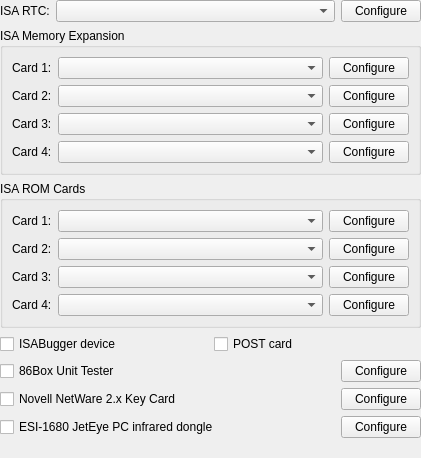
<?xml version="1.0" encoding="UTF-8"?>
<ui version="4.0">
 <class>SettingsOtherPeripherals</class>
 <widget class="QWidget" name="SettingsOtherPeripherals">
  <property name="geometry">
   <rect>
    <x>0</x>
    <y>0</y>
    <width>421</width>
    <height>458</height>
   </rect>
  </property>
  <property name="windowTitle">
   <string>Form</string>
  </property>
  <layout class="QVBoxLayout" name="verticalLayout">
   <property name="leftMargin">
    <number>0</number>
   </property>
   <property name="topMargin">
    <number>0</number>
   </property>
   <property name="rightMargin">
    <number>0</number>
   </property>
   <property name="bottomMargin">
    <number>0</number>
   </property>
   <item>
    <layout class="QHBoxLayout" name="horizontalLayoutRtc">
     <item>
      <widget class="QLabel" name="labelRtc">
       <property name="text">
        <string>ISA RTC:</string>
       </property>
      </widget>
     </item>
     <item>
      <widget class="QComboBox" name="comboBoxRTC">
       <property name="sizePolicy">
        <sizepolicy hsizetype="MinimumExpanding" vsizetype="Fixed">
         <horstretch>0</horstretch>
         <verstretch>0</verstretch>
        </sizepolicy>
       </property>
       <property name="maxVisibleItems">
        <number>30</number>
       </property>
      </widget>
     </item>
     <item>
      <widget class="QPushButton" name="pushButtonConfigureRTC">
       <property name="text">
        <string>Configure</string>
       </property>
      </widget>
     </item>
    </layout>
   </item>
   <item>
    <widget class="QGroupBox" name="groupBoxMem">
     <property name="title">
      <string>ISA Memory Expansion</string>
     </property>
     <layout class="QGridLayout" name="gridLayoutMem">
      <item row="0" column="0">
       <widget class="QLabel" name="labelIsaMemCard1">
        <property name="text">
         <string>Card 1:</string>
        </property>
       </widget>
      </item>
      <item row="0" column="1">
       <widget class="QComboBox" name="comboBoxIsaMemCard1">
        <property name="sizePolicy">
         <sizepolicy hsizetype="MinimumExpanding" vsizetype="Fixed">
          <horstretch>0</horstretch>
          <verstretch>0</verstretch>
         </sizepolicy>
        </property>
        <property name="maxVisibleItems">
         <number>30</number>
        </property>
       </widget>
      </item>
      <item row="0" column="2">
       <widget class="QPushButton" name="pushButtonConfigureIsaMemCard1">
        <property name="text">
         <string>Configure</string>
        </property>
       </widget>
      </item>
      <item row="1" column="0">
       <widget class="QLabel" name="labelIsaMemCard2">
        <property name="text">
         <string>Card 2:</string>
        </property>
       </widget>
      </item>
      <item row="1" column="1">
       <widget class="QComboBox" name="comboBoxIsaMemCard2">
        <property name="sizePolicy">
         <sizepolicy hsizetype="MinimumExpanding" vsizetype="Fixed">
          <horstretch>0</horstretch>
          <verstretch>0</verstretch>
         </sizepolicy>
        </property>
        <property name="maxVisibleItems">
         <number>30</number>
        </property>
       </widget>
      </item>
      <item row="1" column="2">
       <widget class="QPushButton" name="pushButtonConfigureIsaMemCard2">
        <property name="text">
         <string>Configure</string>
        </property>
       </widget>
      </item>
      <item row="2" column="0">
       <widget class="QLabel" name="labelIsaMemCard3">
        <property name="text">
         <string>Card 3:</string>
        </property>
       </widget>
      </item>
      <item row="2" column="1">
       <widget class="QComboBox" name="comboBoxIsaMemCard3">
        <property name="sizePolicy">
         <sizepolicy hsizetype="MinimumExpanding" vsizetype="Fixed">
          <horstretch>0</horstretch>
          <verstretch>0</verstretch>
         </sizepolicy>
        </property>
        <property name="maxVisibleItems">
         <number>30</number>
        </property>
       </widget>
      </item>
      <item row="2" column="2">
       <widget class="QPushButton" name="pushButtonConfigureIsaMemCard3">
        <property name="text">
         <string>Configure</string>
        </property>
       </widget>
      </item>
      <item row="3" column="0">
       <widget class="QLabel" name="labelIsaMemCard4">
        <property name="text">
         <string>Card 4:</string>
        </property>
       </widget>
      </item>
      <item row="3" column="1">
       <widget class="QComboBox" name="comboBoxIsaMemCard4">
        <property name="sizePolicy">
         <sizepolicy hsizetype="MinimumExpanding" vsizetype="Fixed">
          <horstretch>0</horstretch>
          <verstretch>0</verstretch>
         </sizepolicy>
        </property>
        <property name="maxVisibleItems">
         <number>30</number>
        </property>
       </widget>
      </item>
      <item row="3" column="2">
       <widget class="QPushButton" name="pushButtonConfigureIsaMemCard4">
        <property name="text">
         <string>Configure</string>
        </property>
       </widget>
      </item>
     </layout>
    </widget>
   </item>
   <item>
    <widget class="QGroupBox" name="groupBoxRom">
     <property name="title">
      <string>ISA ROM Cards</string>
     </property>
     <layout class="QGridLayout" name="gridLayoutRom">
      <item row="0" column="0">
       <widget class="QLabel" name="labelIsaRomCard1">
        <property name="text">
         <string>Card 1:</string>
        </property>
       </widget>
      </item>
      <item row="0" column="1">
       <widget class="QComboBox" name="comboBoxIsaRomCard1">
        <property name="sizePolicy">
         <sizepolicy hsizetype="MinimumExpanding" vsizetype="Fixed">
          <horstretch>0</horstretch>
          <verstretch>0</verstretch>
         </sizepolicy>
        </property>
        <property name="maxVisibleItems">
         <number>30</number>
        </property>
       </widget>
      </item>
      <item row="0" column="2">
       <widget class="QPushButton" name="pushButtonConfigureIsaRomCard1">
        <property name="text">
         <string>Configure</string>
        </property>
       </widget>
      </item>
      <item row="1" column="0">
       <widget class="QLabel" name="labelIsaRomCard2">
        <property name="text">
         <string>Card 2:</string>
        </property>
       </widget>
      </item>
      <item row="1" column="1">
       <widget class="QComboBox" name="comboBoxIsaRomCard2">
        <property name="sizePolicy">
         <sizepolicy hsizetype="MinimumExpanding" vsizetype="Fixed">
          <horstretch>0</horstretch>
          <verstretch>0</verstretch>
         </sizepolicy>
        </property>
        <property name="maxVisibleItems">
         <number>30</number>
        </property>
       </widget>
      </item>
      <item row="1" column="2">
       <widget class="QPushButton" name="pushButtonConfigureIsaRomCard2">
        <property name="text">
         <string>Configure</string>
        </property>
       </widget>
      </item>
      <item row="2" column="0">
       <widget class="QLabel" name="labelIsaRomCard3">
        <property name="text">
         <string>Card 3:</string>
        </property>
       </widget>
      </item>
      <item row="2" column="1">
       <widget class="QComboBox" name="comboBoxIsaRomCard3">
        <property name="sizePolicy">
         <sizepolicy hsizetype="MinimumExpanding" vsizetype="Fixed">
          <horstretch>0</horstretch>
          <verstretch>0</verstretch>
         </sizepolicy>
        </property>
        <property name="maxVisibleItems">
         <number>30</number>
        </property>
       </widget>
      </item>
      <item row="2" column="2">
       <widget class="QPushButton" name="pushButtonConfigureIsaRomCard3">
        <property name="text">
         <string>Configure</string>
        </property>
       </widget>
      </item>
      <item row="3" column="0">
       <widget class="QLabel" name="labelIsaRomCard4">
        <property name="text">
         <string>Card 4:</string>
        </property>
       </widget>
      </item>
      <item row="3" column="1">
       <widget class="QComboBox" name="comboBoxIsaRomCard4">
        <property name="sizePolicy">
         <sizepolicy hsizetype="MinimumExpanding" vsizetype="Fixed">
          <horstretch>0</horstretch>
          <verstretch>0</verstretch>
         </sizepolicy>
        </property>
        <property name="maxVisibleItems">
         <number>30</number>
        </property>
       </widget>
      </item>
      <item row="3" column="2">
       <widget class="QPushButton" name="pushButtonConfigureIsaRomCard4">
        <property name="text">
         <string>Configure</string>
        </property>
       </widget>
      </item>
     </layout>
    </widget>
   </item>
   <item>
    <layout class="QHBoxLayout" name="horizontalLayoutIBPC">
     <item>
      <widget class="QCheckBox" name="checkBoxISABugger">
       <property name="text">
        <string>ISABugger device</string>
       </property>
      </widget>
     </item>
     <item>
      <widget class="QCheckBox" name="checkBoxPOSTCard">
       <property name="text">
        <string>POST card</string>
       </property>
      </widget>
     </item>
    </layout>
   </item>
   <item>
    <layout class="QHBoxLayout" name="horizontalLayoutUT">
     <item>
      <widget class="QCheckBox" name="checkBoxUnitTester">
       <property name="sizePolicy">
        <sizepolicy hsizetype="MinimumExpanding" vsizetype="Fixed">
         <horstretch>0</horstretch>
         <verstretch>0</verstretch>
        </sizepolicy>
       </property>
       <property name="text">
        <string>86Box Unit Tester</string>
       </property>
      </widget>
     </item>
     <item>
      <widget class="QPushButton" name="pushButtonConfigureUT">
       <property name="text">
        <string>Configure</string>
       </property>
      </widget>
     </item>
    </layout>
   </item>
   <item>
    <layout class="QHBoxLayout" name="horizontalLayoutKeyCard">
     <property name="topMargin">
      <number>0</number>
     </property>
     <item>
      <widget class="QCheckBox" name="checkBoxKeyCard">
       <property name="text">
        <string>Novell NetWare 2.x Key Card</string>
       </property>
      </widget>
     </item>
     <item>
      <spacer name="horizontalSpacer">
       <property name="orientation">
        <enum>Qt::Horizontal</enum>
       </property>
       <property name="sizeHint" stdset="0">
        <size>
         <width>40</width>
         <height>20</height>
        </size>
       </property>
      </spacer>
     </item>
     <item>
      <widget class="QPushButton" name="pushButtonConfigureKeyCard">
       <property name="text">
        <string>Configure</string>
       </property>
      </widget>
     </item>
    </layout>
   </item>
   <item>
    <layout class="QHBoxLayout" name="horizontalLayout_4">
     <property name="bottomMargin">
      <number>0</number>
     </property>
     <item>
      <widget class="QCheckBox" name="checkBoxInfraredDongle">
       <property name="text">
        <string>ESI-1680 JetEye PC infrared dongle</string>
       </property>
      </widget>
     </item>
     <item>
      <spacer name="horizontalSpacer_2">
       <property name="orientation">
        <enum>Qt::Horizontal</enum>
       </property>
       <property name="sizeHint" stdset="0">
        <size>
         <width>40</width>
         <height>20</height>
        </size>
       </property>
      </spacer>
     </item>
     <item>
      <widget class="QPushButton" name="pushButtonConfigureInfraredDongle">
       <property name="text">
        <string>Configure</string>
       </property>
      </widget>
     </item>
    </layout>
   </item>
   <item>
    <spacer name="verticalSpacer">
     <property name="orientation">
      <enum>Qt::Vertical</enum>
     </property>
     <property name="sizeHint" stdset="0">
      <size>
       <width>20</width>
       <height>40</height>
      </size>
     </property>
    </spacer>
   </item>
  </layout>
 </widget>
 <tabstops>
  <tabstop>comboBoxRTC</tabstop>
  <tabstop>pushButtonConfigureRTC</tabstop>
  <tabstop>comboBoxIsaMemCard1</tabstop>
  <tabstop>pushButtonConfigureIsaMemCard1</tabstop>
  <tabstop>comboBoxIsaMemCard2</tabstop>
  <tabstop>pushButtonConfigureIsaMemCard2</tabstop>
  <tabstop>comboBoxIsaMemCard3</tabstop>
  <tabstop>pushButtonConfigureIsaMemCard3</tabstop>
  <tabstop>comboBoxIsaMemCard4</tabstop>
  <tabstop>pushButtonConfigureIsaMemCard4</tabstop>
  <tabstop>comboBoxIsaRomCard1</tabstop>
  <tabstop>pushButtonConfigureIsaRomCard1</tabstop>
  <tabstop>comboBoxIsaRomCard2</tabstop>
  <tabstop>pushButtonConfigureIsaRomCard2</tabstop>
  <tabstop>comboBoxIsaRomCard3</tabstop>
  <tabstop>pushButtonConfigureIsaRomCard3</tabstop>
  <tabstop>comboBoxIsaRomCard4</tabstop>
  <tabstop>pushButtonConfigureIsaRomCard4</tabstop>
  <tabstop>checkBoxISABugger</tabstop>
  <tabstop>checkBoxPOSTCard</tabstop>
  <tabstop>checkBoxUnitTester</tabstop>
  <tabstop>pushButtonConfigureUT</tabstop>
  <tabstop>checkBoxKeyCard</tabstop>
  <tabstop>pushButtonConfigureKeyCard</tabstop>
 </tabstops>
 <resources/>
 <connections/>
</ui>
